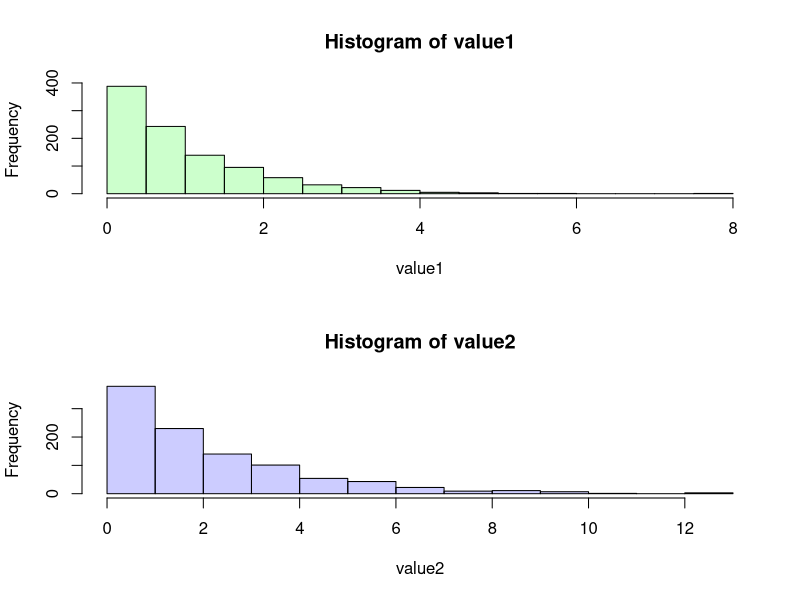

Reproduce this figure in R.
# 乱数の分布クラスを使用した結果の出力を、図に変換するRスクリプト

# png形式で出力する
png("weibull_distribution.png")

# TSV形式になっている乱数の出力データを読み込む
x <- read.table("weibull_distribution.tsv")

# 1列ずつ抜き出す
value1 = x$V1
value2 = x$V2

# プロットとして出力
#plot(density(value1), xlim=c(-1,10), ylim=c(0.0,0.8), lty="longdash", col=rgb(0,1,0))
#par(new=T)
#plot(density(value2), xlim=c(-1,10), ylim=c(0.0,0.8), col=rgb(0,0,1))

# グラフを縦に2つ
par(mfrow=c(2, 1))

hist(value1, col=rgb(0,1,0,0.2))
hist(value2, col=rgb(0,0,1,0.2))
